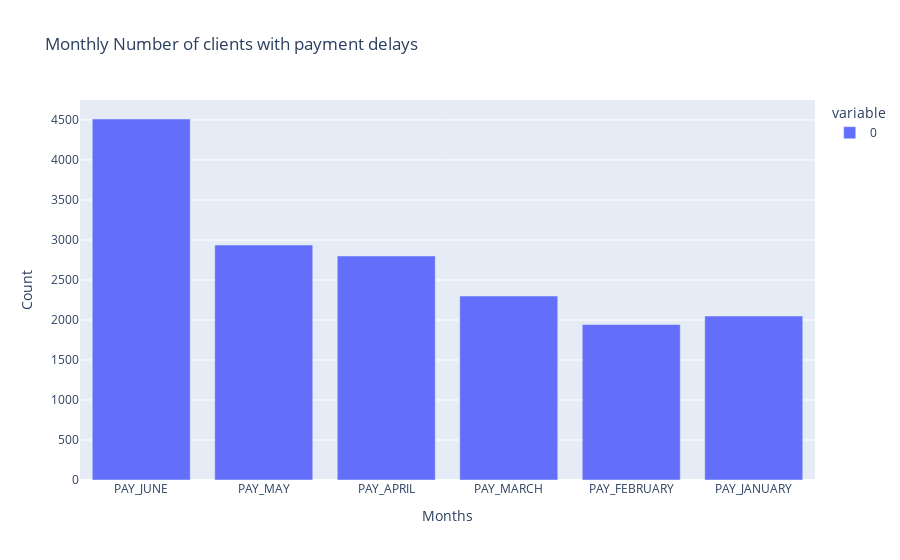

Source (notebook cell):
### Code cell
fig3 = px.bar(train_macrotable.loc[:,'PAY_JUNE':'PAY_JANUARY' ][train_macrotable.loc[:,'PAY_JUNE':'PAY_JANUARY'] >= 1].count(),
            title= 'Monthly Number of clients with payment delays',
              labels={'value':'Count','index':'Months'}
             )
fig3.show()

### Figure 1 — Plotly figure (JSON) as saved in the notebook; plotly's stock layout.template omitted (floating-point values rounded to 4 significant figures)
{"data": [{"alignmentgroup": "True", "hovertemplate": "variable=0<br>Months=%{x}<br>Count=%{y}<extra></extra>", "legendgroup": "0", "marker": {"color": "#636efa", "pattern": {"shape": ""}}, "name": "0", "offsetgroup": "0", "orientation": "v", "showlegend": true, "textposition": "auto", "type": "bar", "x": ["PAY_JUNE", "PAY_MAY", "PAY_APRIL", "PAY_MARCH", "PAY_FEBRUARY", "PAY_JANUARY"], "xaxis": "x", "y": [4512, 2937, 2800, 2299, 1944, 2049], "yaxis": "y"}], "layout": {"autosize": true, "barmode": "relative", "legend": {"title": {"text": "variable"}, "tracegroupgap": 0}, "title": {"text": "Monthly Number of clients with payment delays"}, "xaxis": {"anchor": "y", "autorange": true, "domain": [0, 1], "range": [-0.5, 5.5], "title": {"text": "Months"}, "type": "category"}, "yaxis": {"anchor": "x", "autorange": true, "domain": [0, 1], "range": [0, 4749.0], "title": {"text": "Count"}, "type": "linear"}}}
